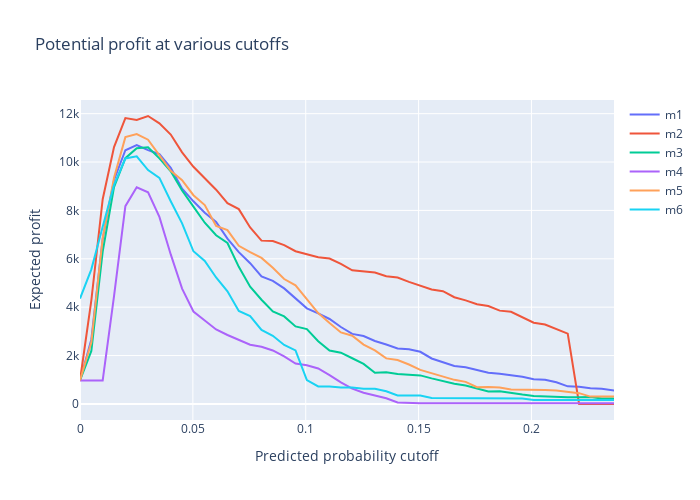

Notebook source saved alongside this figure:
### Code cell
fig = go.Figure()

for model_key in models:

    fig.add_trace(
        go.Scatter(
            x=dfprofit['threshold'], 
            y=dfprofit[model_key + '_profit'],
            mode='lines',
            name=model_key
        )
    )
    
fig.update_layout(
    width=700, height=500,
    title='Potential profit at various cutoffs',
    xaxis_title='Predicted probability cutoff',
    yaxis_title='Expected profit',
)
    
fig.show()

### Figure 1 — Plotly figure (JSON) as saved in the notebook; plotly's stock layout.template omitted (floating-point values rounded to 4 significant figures; data arrays with more than 128 entries replaced by an {"elided": "..."} marker saying what was removed)
{"data": [{"mode": "lines", "name": "m1", "type": "scatter", "x": {"elided": "200 float values"}, "y": {"elided": "200 float values"}}, {"mode": "lines", "name": "m2", "type": "scatter", "x": {"elided": "200 float values"}, "y": {"elided": "200 float values"}}, {"mode": "lines", "name": "m3", "type": "scatter", "x": {"elided": "200 float values"}, "y": {"elided": "200 float values"}}, {"mode": "lines", "name": "m4", "type": "scatter", "x": {"elided": "200 float values"}, "y": {"elided": "200 float values"}}, {"mode": "lines", "name": "m5", "type": "scatter", "x": {"elided": "200 float values"}, "y": {"elided": "200 float values"}}, {"mode": "lines", "name": "m6", "type": "scatter", "x": {"elided": "200 float values"}, "y": {"elided": "200 float values"}}], "layout": {"height": 500, "title": {"text": "Potential profit at various cutoffs"}, "width": 700, "xaxis": {"autorange": false, "range": [0, 0.2366], "title": {"text": "Predicted probability cutoff"}, "type": "linear"}, "yaxis": {"autorange": true, "range": [-664.3, 12560.0], "title": {"text": "Expected profit"}, "type": "linear"}}}
